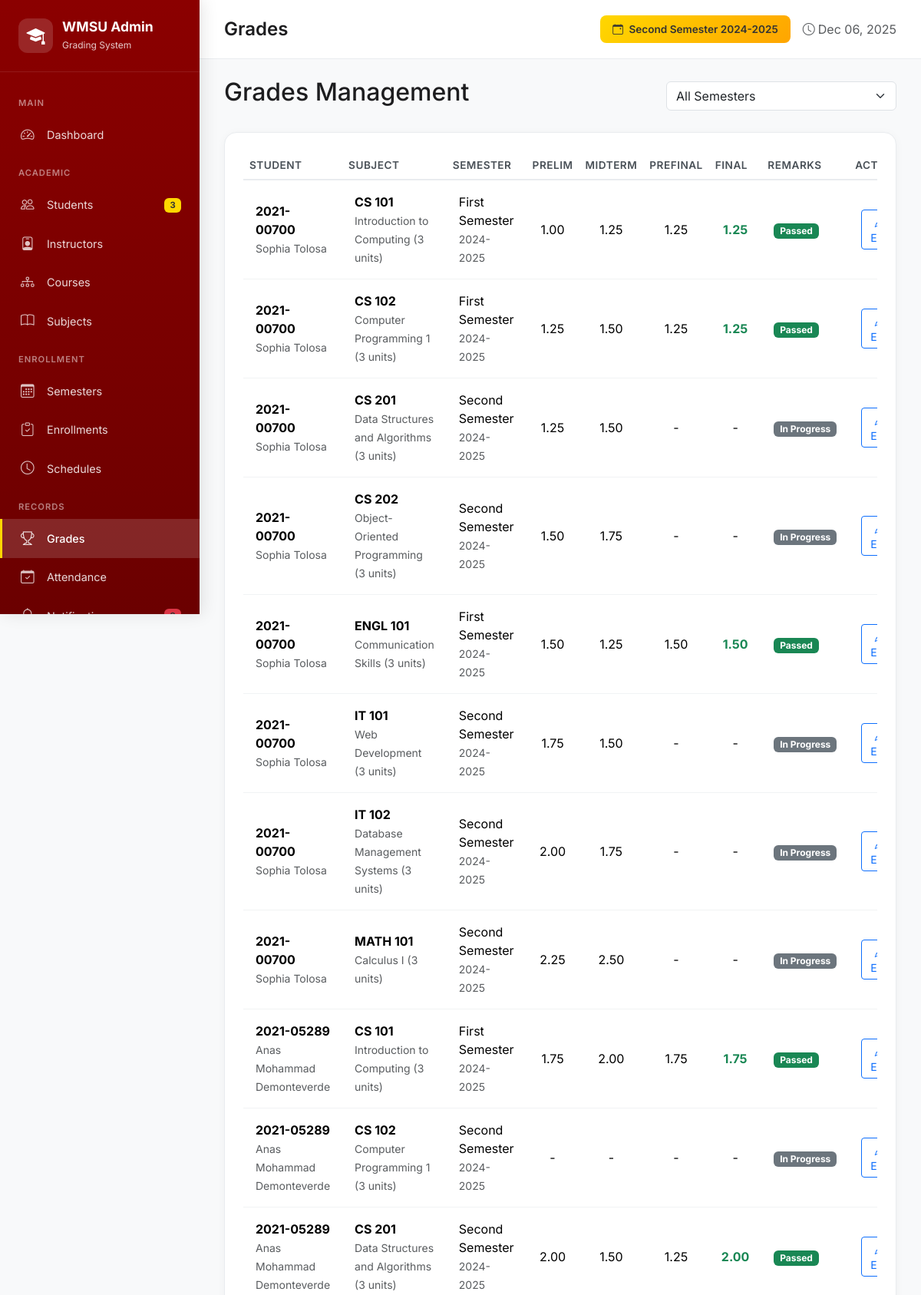
The page /admin/index.php?page=grades (signed in, upper part) on the database its author committed.
### tables this page shows
CREATE TABLE `semesters` (
  `id` int(11) NOT NULL,
  `name` varchar(100) NOT NULL,
  `academic_year` varchar(20) NOT NULL,
  `semester_number` int(11) NOT NULL,
  `start_date` date DEFAULT NULL,
  `end_date` date DEFAULT NULL,
  `is_current` tinyint(1) DEFAULT 0,
  `created_at` timestamp NOT NULL DEFAULT current_timestamp()
);

CREATE TABLE `grades` (
  `id` int(11) NOT NULL,
  `student_id` int(11) NOT NULL,
  `subject_id` int(11) NOT NULL,
  `semester_id` int(11) NOT NULL,
  `prelim_grade` decimal(3,2) DEFAULT NULL,
  `midterm_grade` decimal(3,2) DEFAULT NULL,
  `prefinal_grade` decimal(3,2) DEFAULT NULL,
  `final_grade` decimal(3,2) DEFAULT NULL,
  `remarks` varchar(50) DEFAULT NULL,
  `created_at` timestamp NOT NULL DEFAULT current_timestamp(),
  `updated_at` timestamp NOT NULL DEFAULT current_timestamp() ON UPDATE current_timestamp()
);

CREATE TABLE `students` (
  `id` int(11) NOT NULL,
  `student_id` varchar(20) NOT NULL,
  `email` varchar(255) NOT NULL,
  `password` varchar(255) NOT NULL,
  `first_name` varchar(100) NOT NULL,
  `last_name` varchar(100) NOT NULL,
  `middle_name` varchar(100) DEFAULT NULL,
  `course` varchar(20) DEFAULT NULL,
  `year_level` int(11) DEFAULT 1,
  `section` varchar(20) DEFAULT NULL,
  `contact_number` varchar(20) DEFAULT NULL,
  `address` text DEFAULT NULL,
  `profile_image` varchar(500) DEFAULT NULL,
  `status` enum('active','inactive','graduated','dropped') DEFAULT 'active',
  `created_at` timestamp NOT NULL DEFAULT current_timestamp(),
  `updated_at` timestamp NOT NULL DEFAULT current_timestamp() ON UPDATE current_timestamp()
);

CREATE TABLE `subjects` (
  `id` int(11) NOT NULL,
  `code` varchar(20) NOT NULL,
  `name` varchar(255) NOT NULL,
  `description` text DEFAULT NULL,
  `units` int(11) NOT NULL DEFAULT 3,
  `lecture_hours` int(11) DEFAULT 0,
  `lab_hours` int(11) DEFAULT 0,
  `instructor_id` int(11) DEFAULT NULL,
  `created_at` timestamp NOT NULL DEFAULT current_timestamp()
);

### admin/pages/grades.php (the view, shortened to what this page needs)
<?php
$selectedSemester = $_GET['semester'] ?? '';
$sql = "
    SELECT g.*,
           st.student_id as student_number, st.first_name, st.last_name,
           sub.code as subject_code, sub.name as subject_name, sub.units,
           sem.name as semester_name, sem.academic_year
    FROM grades g
    JOIN students st ON g.student_id = st.id
    JOIN subjects sub ON g.subject_id = sub.id
    JOIN semesters sem ON g.semester_id = sem.id
";
$sql .= " ORDER BY sem.academic_year DESC, st.student_id ASC, sub.code ASC";
$stmt = $db->prepare($sql);
if ($selectedSemester) {
    $stmt->execute(['semester_id' => $selectedSemester]);
} else {
    $stmt->execute();
}
$grades = $stmt->fetchAll();
?>
<div class="d-flex justify-content-between align-items-center mb-4">
    <h2>Grades Management</h2>
    <div class="d-flex gap-2">
        <select class="form-select" style="width: 300px;" onchange="window.location.href='?page=grades&semester=' + this.value">
            <option value="">All Semesters</option>
        </select>
    </div>
</div>
<div class="card">
    <div class="card-body">
        <div class="table-responsive">
            <table class="table table-hover">
                <thead>
                    <tr>
                        <th>Student</th>
                        <th>Subject</th>
                        <th>Semester</th>
                        <th>Prelim</th>
                        <th>Midterm</th>
                        <th>Prefinal</th>
                        <th>Final</th>
                        <th>Remarks</th>
                        <th>Actions</th>
                    </tr>
                </thead>
                <tbody>
                    <?php foreach ($grades as $grade): ?>
                    <tr>
                        <td>
                            <strong><?= htmlspecialchars($grade['student_number']) ?></strong><br>
                            <small class="text-muted"><?= htmlspecialchars($grade['first_name'] . ' ' . $grade['last_name']) ?></small>
                        </td>
                        <td>
                            <strong><?= htmlspecialchars($grade['subject_code']) ?></strong><br>
                            <small class="text-muted"><?= htmlspecialchars($grade['subject_name']) ?> (<?= $grade['units'] ?> units)</small>
                        </td>
                        <td>
                            <?= htmlspecialchars($grade['semester_name']) ?><br>
                            <small class="text-muted"><?= htmlspecialchars($grade['academic_year']) ?></small>
                        </td>
                        <td class="text-center"><?= $grade['prelim_grade'] ?? '-' ?></td>
                        <td class="text-center"><?= $grade['midterm_grade'] ?? '-' ?></td>
                        <td class="text-center"><?= $grade['prefinal_grade'] ?? '-' ?></td>
                        <td class="text-center">
                            <?php if ($grade['final_grade']): ?>
                            <strong class="<?= $grade['final_grade'] <= 3.0 ? 'text-success' : 'text-danger' ?>">
                                <?= $grade['final_grade'] ?>
                            </strong>
                            <?php else: ?>
                            -
                            <?php endif; ?>
                        </td>
                        <td>
                            <span class="badge <?=
                                $grade['remarks'] === 'Passed' ? 'bg-success' :
                                ($grade['remarks'] === 'Failed' ? 'bg-danger' :
                                ($grade['remarks'] === 'INC' ? 'bg-warning' : 'bg-secondary'))
                            ?>">
                                <?= htmlspecialchars($grade['remarks'] ?? 'In Progress') ?>
                            </span>
                        </td>
                        <td>
                            <button class="btn btn-sm btn-outline-primary" onclick='editGrade(<?= json_encode($grade) ?>)'>
                                <i class="bi bi-pencil"></i> Edit
                            </button>
                        </td>
                    </tr>
                    <?php endforeach; ?>
                </tbody>
            </table>
        </div>
    </div>
</div>

### admin/index.php (shortened to what this page needs)
<?php
$isLoggedIn = isset($_SESSION['admin_logged_in']) && $_SESSION['admin_logged_in'] === true;
$page = $_GET['page'] ?? 'dashboard';
$db = null;
$stats = [];
if ($isLoggedIn) {
    try {
        $db = getConnection();
        $stats['students'] = $db->query("SELECT COUNT(*) as count FROM students")->fetch()['count'];
        $stats['active_students'] = $db->query("SELECT COUNT(*) as count FROM students WHERE status = 'active'")->fetch()['count'];
        $stats['subjects'] = $db->query("SELECT COUNT(*) as count FROM subjects")->fetch()['count'];
        $stats['instructors'] = $db->query("SELECT COUNT(*) as count FROM instructors")->fetch()['count'];
        $stats['enrollments'] = $db->query("SELECT COUNT(*) as count FROM enrollments WHERE status = 'enrolled'")->fetch()['count'];
        $stats['grades'] = $db->query("SELECT COUNT(*) as count FROM grades WHERE final_grade IS NOT NULL")->fetch()['count'];
        $stats['semesters'] = $db->query("SELECT COUNT(*) as count FROM semesters")->fetch()['count'];
        $stats['courses'] = $db->query("SELECT COUNT(*) as count FROM courses")->fetch()['count'];
        $stats['unread_notifications'] = $db->query("SELECT COUNT(*) as count FROM notifications WHERE read_at IS NULL")->fetch()['count'];
        $currentSemester = $db->query("SELECT * FROM semesters WHERE is_current = 1 LIMIT 1")->fetch();
    } catch (Exception $e) {
        $dbError = $e->getMessage();
    }
}
?>
<!DOCTYPE html>
<html lang="en">
<head>
    <link href="https://cdn.jsdelivr.net/npm/bootstrap@5.3.2/dist/css/bootstrap.min.css" rel="stylesheet">
    <link href="https://cdn.jsdelivr.net/npm/bootstrap-icons@1.11.1/font/bootstrap-icons.css" rel="stylesheet">
</head>
<body>
    <?php if (!$isLoggedIn): ?>
    <div class="login-container">
        <div class="login-card">
            <div class="text-center">
                <div class="logo-icon"><i class="bi bi-mortarboard-fill"></i></div>
                <h3>WMSU Grading System</h3>
                <p class="text-muted mb-4">Admin Dashboard</p>
            </div>
            <?php if (isset($loginError)): ?>
            <div class="alert alert-danger"><?= htmlspecialchars($loginError) ?></div>
            <?php endif; ?>
            <form method="POST">
                <div class="mb-4">
                    <label class="form-label fw-semibold">Admin Password</label>
                    <input type="password" name="password" class="form-control form-control-lg" placeholder="Enter password" required autofocus>
                </div>
                <button type="submit" name="admin_login" class="btn btn-wmsu btn-lg w-100">
                    <i class="bi bi-box-arrow-in-right me-2"></i>Login
                </button>
            </form>
            <p class="text-muted text-center mt-4 mb-0">
                <small><i class="bi bi-info-circle me-1"></i>Default password: admin123</small>
            </p>
        </div>
    </div>
    <?php else: ?>
    <div class="sidebar">
        <div class="sidebar-brand">
            <div class="sidebar-brand-icon"><i class="bi bi-mortarboard-fill"></i></div>
            <div>
                <h4>WMSU Admin</h4>
                <small>Grading System</small>
            </div>
        </div>
        <nav class="sidebar-nav">
            <div class="nav-section">Main</div>
            <a class="nav-link <?= $page === 'dashboard' ? 'active' : '' ?>" href="?page=dashboard">
                <i class="bi bi-speedometer2"></i> Dashboard
            </a>
            <div class="nav-section">Academic</div>
            <a class="nav-link <?= $page === 'students' ? 'active' : '' ?>" href="?page=students">
                <i class="bi bi-people"></i> Students
                <span class="badge"><?= $stats['active_students'] ?? 0 ?></span>
            </a>
            <a class="nav-link <?= $page === 'instructors' ? 'active' : '' ?>" href="?page=instructors">
                <i class="bi bi-person-badge"></i> Instructors
            </a>
            <a class="nav-link <?= $page === 'courses' ? 'active' : '' ?>" href="?page=courses">
                <i class="bi bi-diagram-3"></i> Courses
            </a>
            <a class="nav-link <?= $page === 'subjects' ? 'active' : '' ?>" href="?page=subjects">
                <i class="bi bi-book"></i> Subjects
            </a>
            <div class="nav-section">Enrollment</div>
            <a class="nav-link <?= $page === 'semesters' ? 'active' : '' ?>" href="?page=semesters">
                <i class="bi bi-calendar3"></i> Semesters
            </a>
            <a class="nav-link <?= $page === 'enrollments' ? 'active' : '' ?>" href="?page=enrollments">
                <i class="bi bi-clipboard-check"></i> Enrollments
            </a>
            <a class="nav-link <?= $page === 'schedules' ? 'active' : '' ?>" href="?page=schedules">
                <i class="bi bi-clock"></i> Schedules
            </a>
            <div class="nav-section">Records</div>
            <a class="nav-link <?= $page === 'grades' ? 'active' : '' ?>" href="?page=grades">
                <i class="bi bi-trophy"></i> Grades
            </a>
            <a class="nav-link <?= $page === 'attendance' ? 'active' : '' ?>" href="?page=attendance">
                <i class="bi bi-calendar-check"></i> Attendance
            </a>
            <a class="nav-link <?= $page === 'notifications' ? 'active' : '' ?>" href="?page=notifications">
                <i class="bi bi-bell"></i> Notifications
                <?php if (($stats['unread_notifications'] ?? 0) > 0): ?>
                <span class="badge bg-danger"><?= $stats['unread_notifications'] ?></span>
                <?php endif; ?>
            </a>
        </nav>
    </div>
    <div class="main-content">
        <div class="content-header">
            <h4>
                <?php
                $pageTitles = [
                    'dashboard' => 'Dashboard', 'students' => 'Students', 'instructors' => 'Instructors',
                    'courses' => 'Courses', 'subjects' => 'Subjects', 'semesters' => 'Semesters',
                    'enrollments' => 'Enrollments', 'schedules' => 'Schedules', 'grades' => 'Grades',
                    'attendance' => 'Attendance', 'notifications' => 'Notifications',
                ];
                echo $pageTitles[$page] ?? 'Dashboard';
                ?>
            </h4>
            <div class="d-flex align-items-center gap-3">
                <?php if ($currentSemester): ?>
                <span class="semester-badge">
                    <i class="bi bi-calendar-event me-1"></i>
                    <?= htmlspecialchars($currentSemester['name'] . ' ' . $currentSemester['academic_year']) ?>
                </span>
                <?php endif; ?>
                <span class="text-muted"><i class="bi bi-clock me-1"></i><?= date('M d, Y') ?></span>
            </div>
        </div>
        <div class="content-body">
            <?php
            switch ($page) {
                case 'grades': include 'pages/grades.php'; break;
                    ?>
                    <?php break;
            }
            ?>
        </div>
    </div>
    <?php endif; ?>
</body>
</html>

### admin/index.php (style rules this page uses)
:root { --wmsu-crimson: #8B0000; --wmsu-crimson-dark: #6B0000; --wmsu-gold: #FFD700; --sidebar-width: 260px; }
* { margin: 0; padding: 0; box-sizing: border-box; }
body { font-family: 'Inter', -apple-system, BlinkMacSystemFont, 'Segoe UI', Roboto, sans-serif; background-color: #f8f9fa; color: #1d1d1f; }
.sidebar { background: linear-gradient(180deg, var(--wmsu-crimson) 0%, var(--wmsu-crimson-dark) 100%); width: var(--sidebar-width); height: 100vh; position: fixed; left: 0; top: 0; z-index: 1000; overflow-y: auto; box-shadow: 4px 0 20px rgba(0,0,0,0.1); }
.sidebar-brand { padding: 1.5rem; color: white; border-bottom: 1px solid rgba(255,255,255,0.1); display: flex; align-items: center; gap: 12px; }
.sidebar-brand-icon { width: 45px; height: 45px; background: rgba(255,255,255,0.15); border-radius: 12px; display: flex; align-items: center; justify-content: center; font-size: 1.5rem; }
.sidebar-brand h4 { margin: 0; font-weight: 700; font-size: 1.1rem; }
.sidebar-brand small { opacity: 0.8; font-size: 0.75rem; }
.sidebar-nav { padding: 1rem 0; }
.nav-section { padding: 0.5rem 1.5rem; color: rgba(255,255,255,0.5); font-size: 0.7rem; text-transform: uppercase; letter-spacing: 1px; font-weight: 600; margin-top: 0.5rem; }
.nav-link { color: rgba(255,255,255,0.85) !important; padding: 0.75rem 1.5rem; display: flex; align-items: center; gap: 12px; border-left: 3px solid transparent; transition: all 0.2s ease; font-size: 0.9rem; text-decoration: none; }
.nav-link.active { color: white !important; background: rgba(255,255,255,0.15); border-left-color: var(--wmsu-gold); font-weight: 500; }
.nav-link i { width: 22px; font-size: 1.1rem; opacity: 0.9; }
.nav-link .badge { margin-left: auto; background: var(--wmsu-gold); color: #333; font-size: 0.7rem; }
.main-content { margin-left: var(--sidebar-width); min-height: 100vh; background: #f8f9fa; }
.content-header { background: white; padding: 1.25rem 2rem; border-bottom: 1px solid #e9ecef; display: flex; justify-content: space-between; align-items: center; position: sticky; top: 0; z-index: 100; }
.content-header h4 { margin: 0; font-weight: 600; }
.content-body { padding: 1.5rem 2rem; }
.card { border: none; border-radius: 16px; box-shadow: 0 2px 12px rgba(0,0,0,0.04); overflow: hidden; border: 1px solid #e9ecef; }
.card-body { padding: 1.5rem; }
.table { margin-bottom: 0; }
.table th { font-weight: 600; color: #495057; border-bottom: 2px solid #e9ecef; font-size: 0.85rem; text-transform: uppercase; letter-spacing: 0.5px; }
.table td { vertical-align: middle; padding: 1rem; border-color: #f1f3f4; }
.semester-badge { background: linear-gradient(135deg, var(--wmsu-gold), #FFA500); color: #333; padding: 0.5rem 1rem; border-radius: 8px; font-weight: 600; font-size: 0.85rem; }

### rows shown on the page
semesters: name+academic_year "Second Semester 2024-2025"
grades: student.student_id "2021-00700", student.last_name "Sophia Tolosa", subject.code "CS 101", subject.name "Introduction to Computing", subject.units "3", semester.name "First Semester", semester.academic_year "2024-2025", prelim_grade "1.00", midterm_grade "1.25", prefinal_grade "1.25", final_grade "1.25", remarks "Passed"
grades: student.student_id "2021-00700", student.last_name "Sophia Tolosa", subject.code "CS 102", subject.name "Computer Programming 1", subject.units "3", semester.name "First Semester", semester.academic_year "2024-2025", prelim_grade "1.25", midterm_grade "1.50", prefinal_grade "1.25", final_grade "1.25", remarks "Passed"
grades: student.student_id "2021-00700", student.last_name "Sophia Tolosa", subject.code "CS 201", subject.name "Data Structures and Algorithms", subject.units "3", semester.name "Second Semester", semester.academic_year "2024-2025", prelim_grade "1.25", midterm_grade "1.50", prefinal_grade "-", remarks "In Progress"
grades: student.student_id "2021-00700", student.last_name "Sophia Tolosa", subject.code "CS 202", subject.name "Object-Oriented Programming", subject.units "3", semester.name "Second Semester", semester.academic_year "2024-2025", prelim_grade "1.50", midterm_grade "1.75", prefinal_grade "-", remarks "In Progress"
grades: student.student_id "2021-00700", student.last_name "Sophia Tolosa", subject.code "ENGL 101", subject.name "Communication Skills", subject.units "3", semester.name "First Semester", semester.academic_year "2024-2025", prelim_grade "1.50", midterm_grade "1.25", prefinal_grade "1.50", final_grade "1.50", remarks "Passed"
grades: student.student_id "2021-00700", student.last_name "Sophia Tolosa", subject.code "IT 101", subject.name "Web Development", subject.units "3", semester.name "Second Semester", semester.academic_year "2024-2025", prelim_grade "1.75", midterm_grade "1.50", prefinal_grade "-", remarks "In Progress"
grades: student.student_id "2021-00700", student.last_name "Sophia Tolosa", subject.code "IT 102", subject.name "Database Management Systems", subject.units "3", semester.name "Second Semester", semester.academic_year "2024-2025", prelim_grade "2.00", midterm_grade "1.75", prefinal_grade "-", remarks "In Progress"
grades: student.student_id "2021-00700", student.last_name "Sophia Tolosa", subject.code "MATH 101", subject.name "Calculus I", subject.units "3", semester.name "Second Semester", semester.academic_year "2024-2025", prelim_grade "2.25", midterm_grade "2.50", prefinal_grade "-", remarks "In Progress"
grades: student.student_id "2021-05289", student.last_name "Anas Mohammad Demonteverde", subject.code "CS 101", subject.name "Introduction to Computing", subject.units "3", semester.name "First Semester", semester.academic_year "2024-2025", prelim_grade "1.75", midterm_grade "2.00", prefinal_grade "1.75", final_grade "1.75", remarks "Passed"
grades: student.student_id "2021-05289", student.last_name "Anas Mohammad Demonteverde", subject.code "CS 102", subject.name "Computer Programming 1", subject.units "3", semester.name "Second Semester", semester.academic_year "2024-2025", prelim_grade "-", midterm_grade "-", prefinal_grade "-", remarks "In Progress"
grades: student.student_id "2021-05289", student.last_name "Anas Mohammad Demonteverde", subject.code "CS 201", subject.name "Data Structures and Algorithms", subject.units "3", semester.name "Second Semester", semester.academic_year "2024-2025", prelim_grade "2.00", midterm_grade "1.50", prefinal_grade "1.25", final_grade "2.00", remarks "Passed"

### other values the page prints
$stats['active_students'] "3"
$pageTitles[$page] "Grades"
